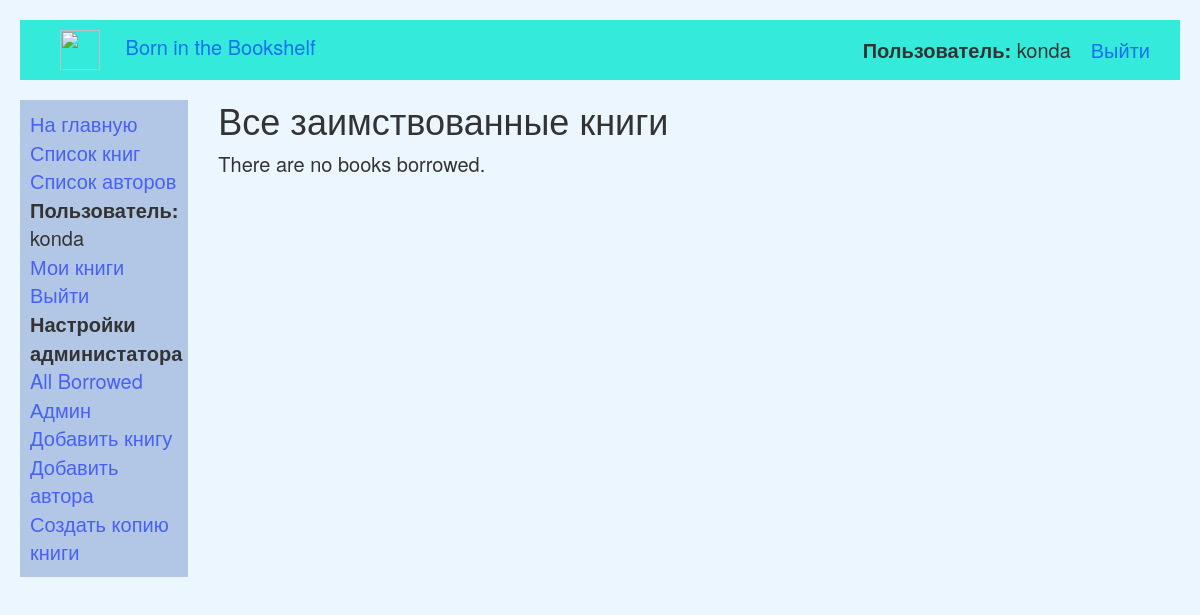
Page /catalog/all_borrowed (signed in) on the earlier database version.
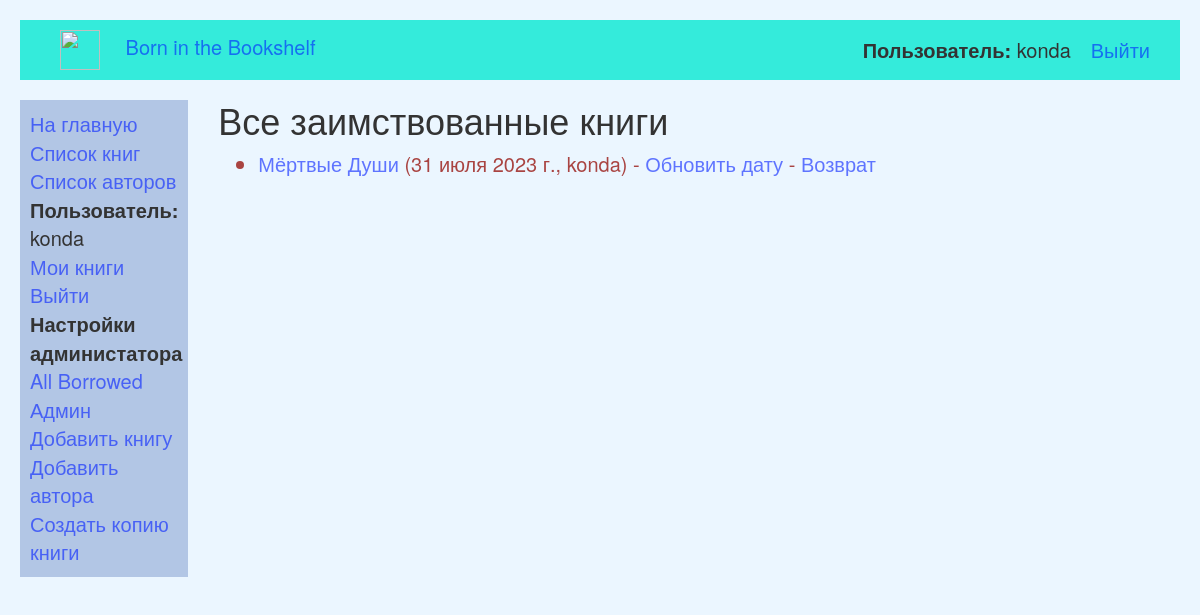
Same page on the later database version.
### catalog/models.py (models this page shows, shortened)
class BookInstance(models.Model):
    id = models.UUIDField(primary_key=True, default=uuid.uuid4,
                          help_text="Уникальный идентификатор этой конкретной книги во всей библиотеке")
    book = models.ForeignKey('Book', on_delete=models.SET_NULL, null=True, verbose_name='Книга')
    imprint = models.CharField(max_length=200, verbose_name='Номер')
    due_back = models.DateField(null=True, blank=True, verbose_name='Дата возврата')
    borrower = models.ForeignKey(User, on_delete=models.SET_NULL, null=True, blank=True, verbose_name='Заемщик')
    LOAN_STATUS = (
        ('m', 'Maintenance'),
        ('o', 'On loan'),
        ('a', 'Доступно'),
        ('r', 'Reserved'),
    )
    status = models.CharField(max_length=1, choices=LOAN_STATUS, blank=True, default='m', help_text='Book availability',
                              verbose_name='Статус')
    class Meta:
        ordering = ["due_back"]
        permissions = (("can_mark_returned", "Set book as returned"),)
    @property
    def is_overdue(self):
        if self.due_back and date.today() > self.due_back:
            return True
        return False

class Book(models.Model):
    def display_genre(self):
        return ', '.join([genre.name for genre in self.genre.all()[:3]])
    display_genre.short_description = 'Genre'
    title = models.CharField(max_length=40, verbose_name='Название')
    author = models.ForeignKey(Author, on_delete=models.SET_NULL, null=True, verbose_name='Автор')
    summary = models.TextField(max_length=1000, help_text="Enter a brief description of the book",
                               verbose_name='Описание')
    isbn = models.CharField('ISBN', max_length=13,
                            help_text='13 Character <a href="https://www.isbn-international.org/content/what-isbn">ISBN number</a>')
    genre = models.ManyToManyField(Genre, help_text="Select a genre for this book", verbose_name='Жанр')
    language = models.ForeignKey(Language, on_delete=models.SET_NULL, null=True, verbose_name='Язык')
    class Meta:
        ordering = ['title', 'author']

### catalog/views.py (the view)
# urls.py: path('all_borrowed', views.all_borrowed_books.as_view(), name='all-borrowed'),
@method_decorator(user_passes_test(lambda u: u.is_superuser, login_url=reverse_lazy('login')), name='dispatch')
class all_borrowed_books(generic.ListView):
    model = BookInstance
    template_name = 'catalog/all_borrowed_books.html'
    paginate_by = 10
    def get_queryset(self):
        return BookInstance.objects.all().filter(status__exact='o').order_by('due_back')

### catalog/templates/catalog/all_borrowed_books.html
{% extends "catalog/base.html" %}
{% block content %}
    <h1>Все заимствованные книги</h1>
    {% if bookinstance_list %}
    <ul>
        {% for bookinst in bookinstance_list %}
            <li class="{% if bookinst.is_overdue %}text-danger{% endif %}">
                <a href="{% url 'book-detail' bookinst.book.pk %}">{{bookinst.book.title}}</a> ({{ bookinst.due_back }}, {{bookinst.borrower}})
                {% if perms.catalog.can_mark_returned %}
                    - <a href="{% url 'renew-book-librarian' bookinst.id %}">Обновить дату</a>
                    {% if bookinst.status == 'o' %}
                        - <a href="{% url 'return-book' bookinst.id %}">Возврат</a>
                    {% endif %}
                {% endif %}
            </li>
        {% endfor %}
    </ul>
    {% else %}
        <p>There are no books borrowed.</p>
    {% endif %}
{% endblock %}

Differences in the rows shown:
now on this page (row edited): BookInstance: book "Мёртвые Души", due_back "31 июля 2023 г.", borrower "konda", status "Возврат"
Other differences:
text no longer shown: "There are no books borrowed."
